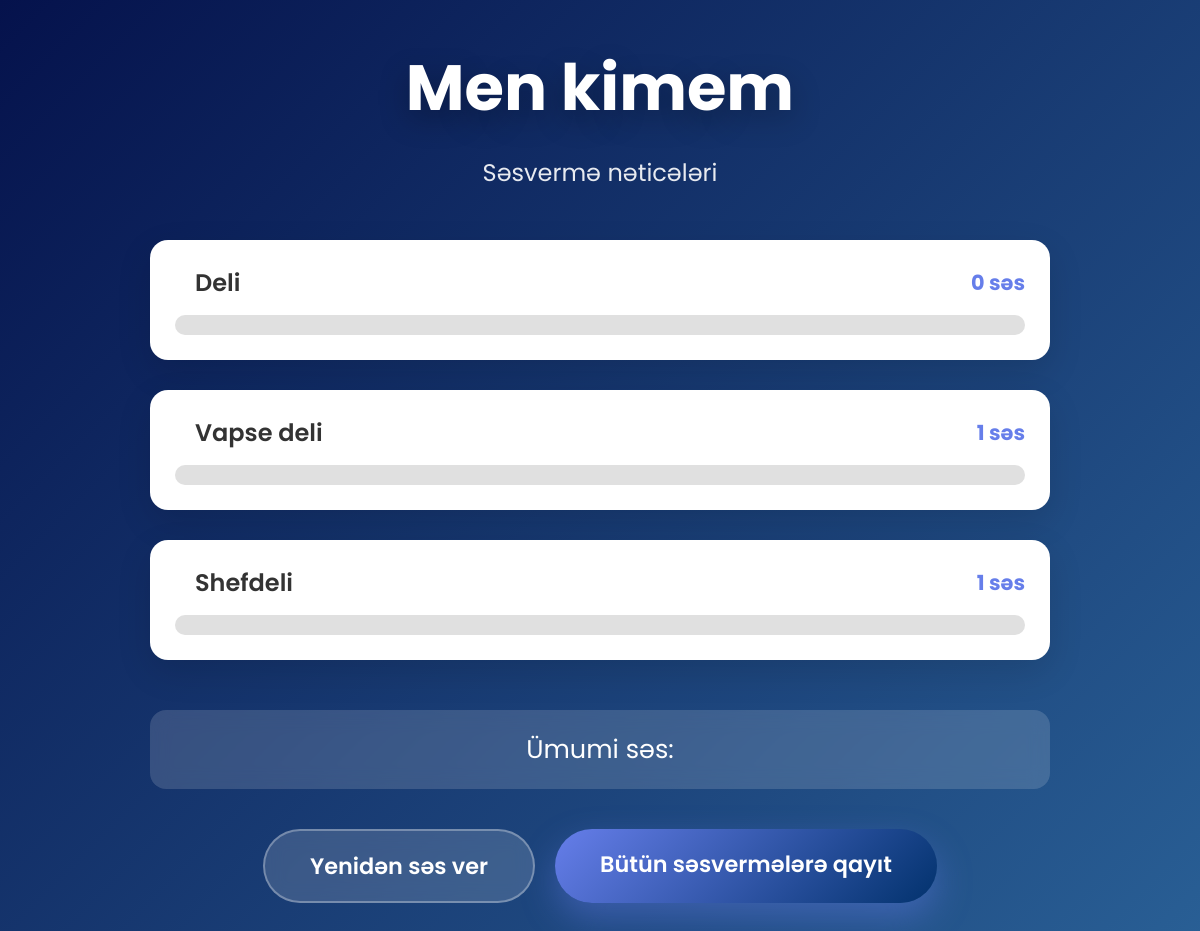
The app's page /polls/1/results/, older data.
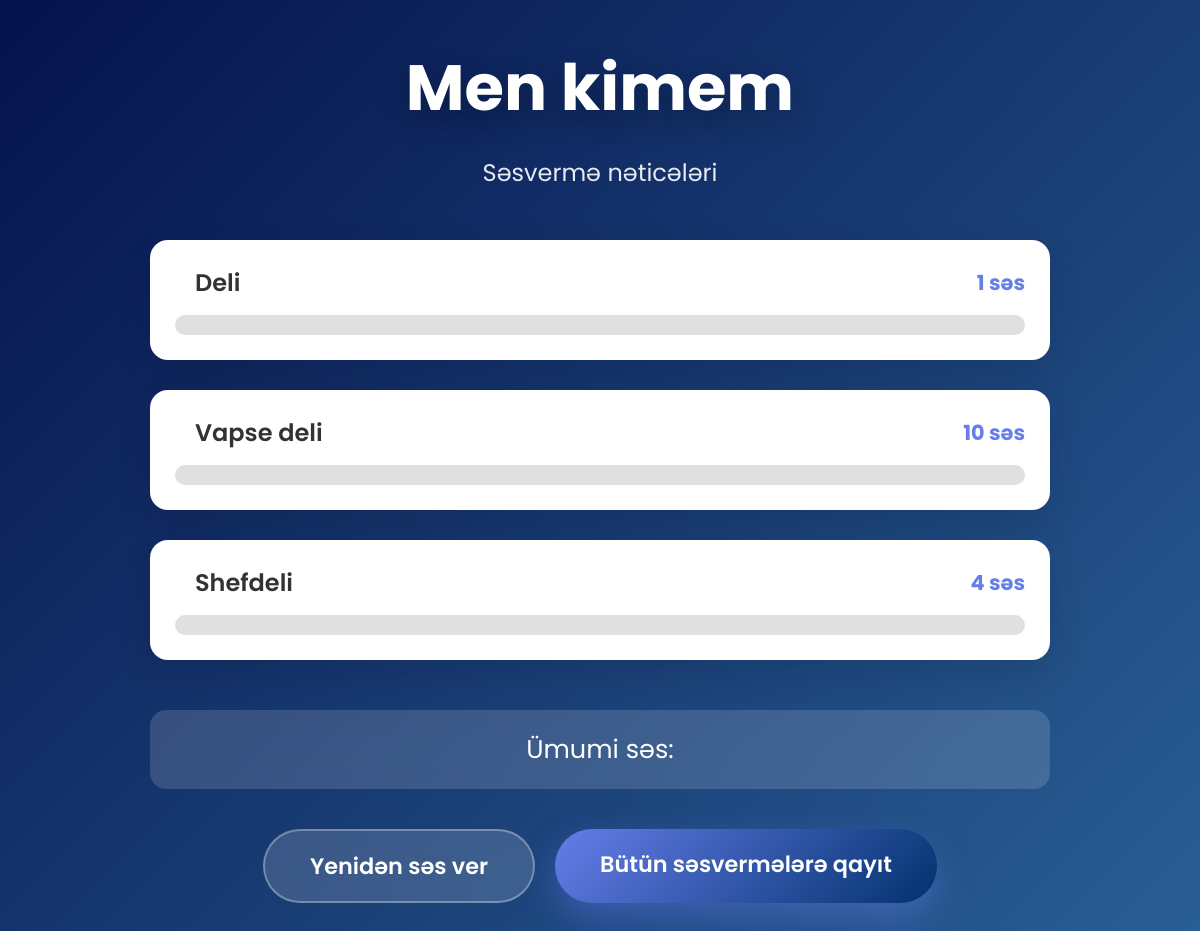
The same page, newer data.
### polls/models.py (models this page shows, shortened)
class Choice(models.Model):
    question = models.ForeignKey(Question, on_delete=models.CASCADE)
    choice_text = models.CharField('cavab variantı', max_length=200)
    votes = models.IntegerField('səs sayı', default=0)

### polls/views.py (the view)
# urls.py: path('<int:question_id>/results/', views.results, name='results'),
def results(request, question_id):
    question = get_object_or_404(Question, pk=question_id)
    total_votes = question.choice_set.aggregate(total=Sum('votes'))['total'] or 0
    context = {
        'question': question,
        'total_votes': total_votes,
    }
    return render(request, 'polls/results.html', context)

### polls/templates/polls/results.html (shortened to what this page needs)
{% load static %}
<!DOCTYPE html>
<html lang="az">
<head>
    <link rel="stylesheet" href="{% static 'polls/style.css' %}">
</head>
<body>
    <div class="container">
        <h1>{{ question.question_text }}</h1>
        <p class="subtitle">Səsvermə nəticələri</p>
        <div class="results-container">
            {% for choice in question.choice_set.all %}
                {% with total=question.total_votes %}
                    <div class="result-item">
                        <div class="choice-header">
                            <span class="choice-text">{{ choice.choice_text }}</span>
                            <span class="vote-count">{{ choice.votes }} səs
                            </span>
                        </div>
                        <div class="progress-bar">
                        </div>
                    </div>
                {% endwith %}
            {% endfor %}
        </div>
        <div class="total-votes">
            Ümumi səs: <strong>{{ question.total_votes }}</strong>
        </div>
        <div class="action-buttons">
            <a href="{% url 'polls:detail' question.id %}" class="btn-secondary">
                Yenidən səs ver
            </a>
            <a href="{% url 'polls:index' %}" class="btn-primary">
                Bütün səsvermələrə qayıt
            </a>
        </div>
    </div>
</body>
</html>

Row changes from the older to the newer data that the page shows:
changed Choice "Deli": votes "0" → "1"
changed Choice "Vapse deli": votes "1" → "10"
changed Choice "Shefdeli": votes "1" → "4"
